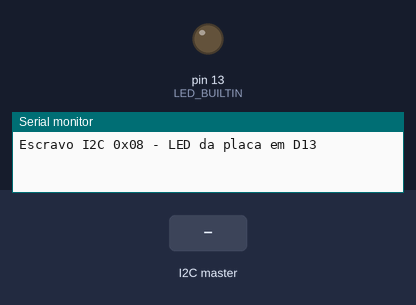
Simulated run of this sketch. Board: Arduino Uno, built with avr-gcc and run on an emulated ATmega328P. Parts: output pins drawn as LEDs (lit = HIGH), the last lines printed to the serial monitor. Inputs (shaded band) come from the test bench.

Above: at 1.2 s.
1.3 s: the I2C master sends the byte 1
At 2.5 s:
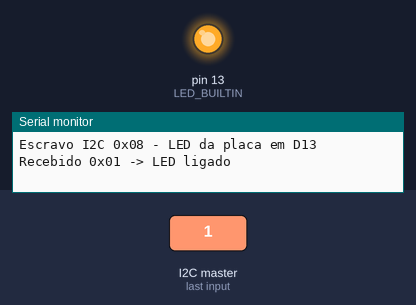
2.8 s: the I2C master sends the byte 0
At 3.6 s:
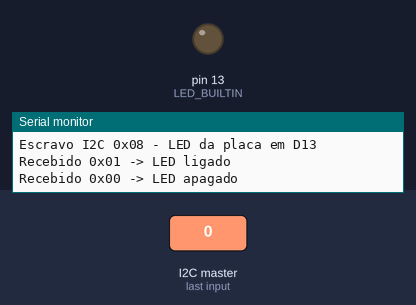
Timing chart, 0 to 5.8 s (numbered marks = the images above; inputs shaded):
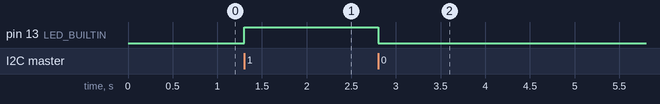

The sketch:

escravo.ino
```cpp
// Trabalho 9 - Escravo I2C no endereco 0x08: liga e apaga o LED da placa
//
// Placa        : Arduino Uno (ATmega328P @ 16 MHz)
// Compilador   : Arduino IDE / arduino-cli (core arduino:avr)
//
// Ligacoes:
//    A4 (SDA) e A5 (SCL) -> SDA e SCL do mestre, pull-up de 4,7 k para 5 V
//    D13 (PB5) -> LED da placa (LED_BUILTIN)
//    GND comum
//
// Comandos recebidos (1 byte):
//    0x01 -> liga o LED
//    0x00 -> apaga o LED
//    outro valor -> ignorado
//
// onReceive roda dentro da interrupcao do TWI: so grava o comando. O loop()
// e que escreve na serial, para nao imprimir dentro da interrupcao.

#include <Wire.h>

const uint8_t ENDERECO = 0x08;
const uint8_t LIGA = 0x01;
const uint8_t APAGA = 0x00;

volatile int16_t recebido = -1;         // ultimo byte recebido (-1 = nenhum)

void recebe(int) {
  while (Wire.available()) {
    uint8_t c = Wire.read();
    if (c == LIGA || c == APAGA) {
      digitalWrite(LED_BUILTIN, c == LIGA ? HIGH : LOW);
    }
    recebido = c;
  }
}

void setup() {
  pinMode(LED_BUILTIN, OUTPUT);
  digitalWrite(LED_BUILTIN, LOW);
  Serial.begin(9600);
  Wire.begin(ENDERECO);                 // escravo no endereco 0x08
  Wire.onReceive(recebe);
  Serial.println("Escravo I2C 0x08 - LED da placa em D13");
}

void loop() {
  noInterrupts();
  int16_t c = recebido;
  recebido = -1;
  interrupts();
  if (c < 0) return;

  Serial.print("Recebido 0x");
  if (c < 0x10) Serial.print('0');
  Serial.print(c, HEX);
  if (c == LIGA) Serial.println(" -> LED ligado");
  else if (c == APAGA) Serial.println(" -> LED apagado");
  else Serial.println(" -> ignorado");
}
```

Measured:
- after the input at 1.3 s, pin 13 (LED_BUILTIN): LOW → HIGH at once
- after the input at 2.8 s, pin 13 (LED_BUILTIN): HIGH → LOW at once
